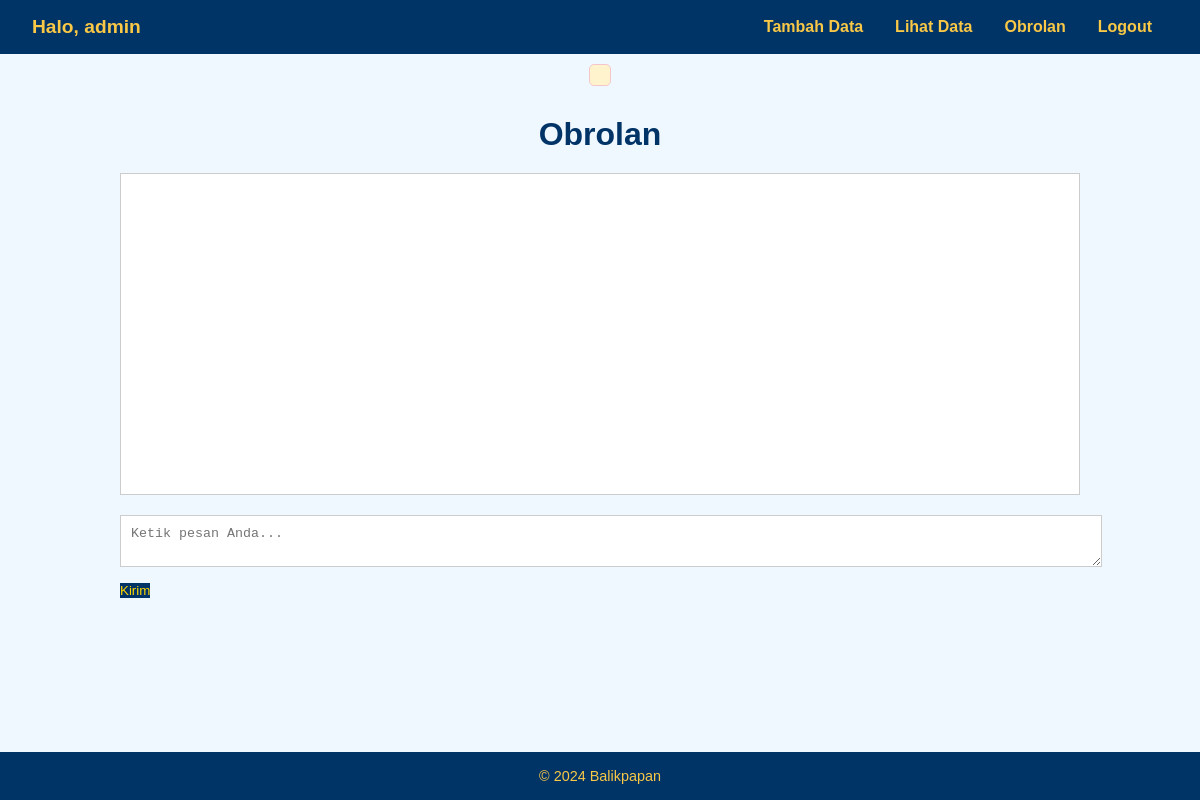
/chat (signed in), run on an earlier commit of the app's database.
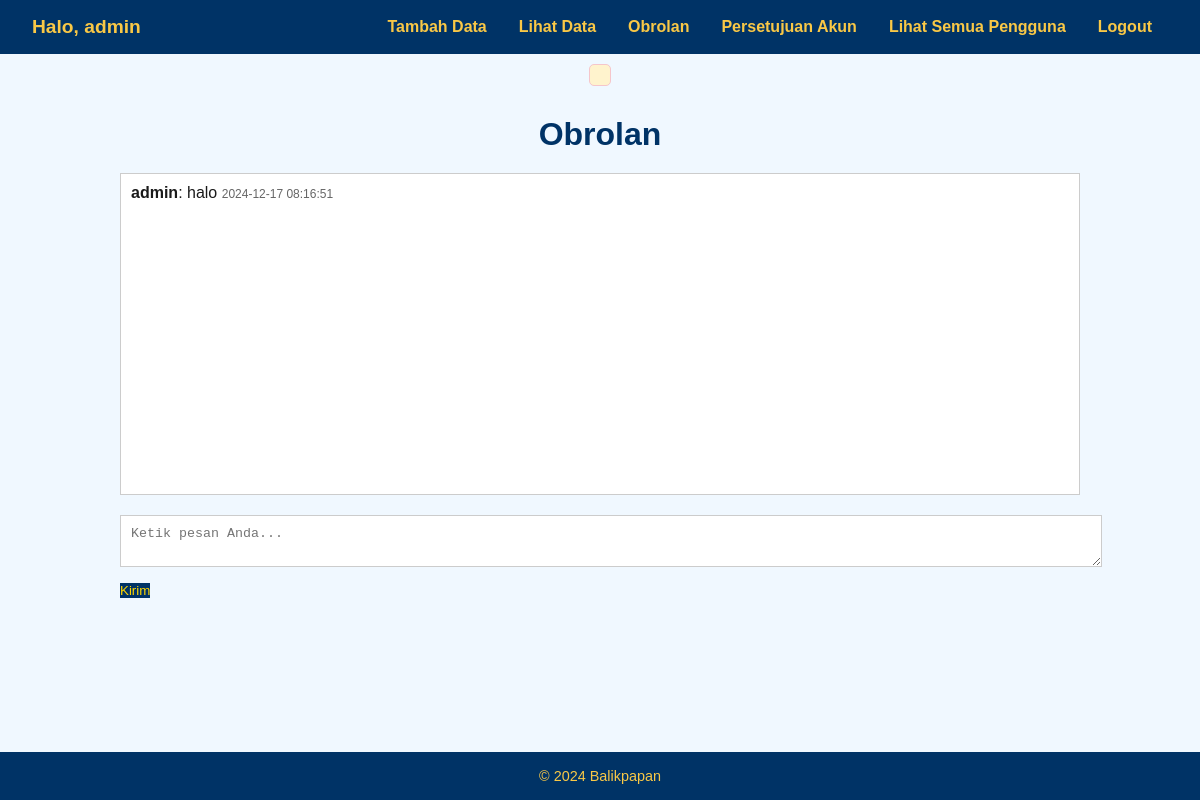
And on a later commit of the database.
### tables this page shows
CREATE TABLE obrolan (
        id INTEGER PRIMARY KEY AUTOINCREMENT,
        username TEXT NOT NULL,
        message TEXT NOT NULL,
        timestamp DATETIME DEFAULT CURRENT_TIMESTAMP
    );

### app.py (the view)
@app.route('/chat', methods=['GET', 'POST'])
def chat():
    if 'username' not in session:
        return redirect('/login')
    conn = sqlite3.connect("billing_system.db")
    cursor = conn.cursor()
    if request.method == 'POST':
        message = request.form['message'].strip()
        if message:
            cursor.execute("INSERT INTO obrolan (username, message) VALUES (?, ?)", (session['username'], message))
            conn.commit()
    cursor.execute("SELECT username, message, timestamp FROM obrolan ORDER BY timestamp ASC")
    chat_history = cursor.fetchall()
    conn.close()
    return render_template("chat.html", chat_history=chat_history)

### templates/chat.html (shortened to what this page needs)
<!DOCTYPE html>
<html lang="id">
<head>
</head>
<body>
    {% extends "base.html" %}
{% block content %}
    <h1>Obrolan</h1>
    <div class="chat-container">
        <div class="chat-box">
            {% for chat in chat_history %}
                <div class="chat-message">
                    <strong>{{ chat[0] }}</strong>: {{ chat[1] }}
                    <span class="timestamp">{{ chat[2] }}</span>
                </div>
            {% endfor %}
        </div>
        <form method="POST">
            <textarea name="message" placeholder="Ketik pesan Anda..." required></textarea>
            <button type="submit">Kirim</button>
        </form>
    </div>
    {% endblock %}

### templates/base.html (shortened to what this page needs)
<!DOCTYPE html>
<html lang="en">
<head>
    <link rel="stylesheet" href="{{ url_for('static', filename='css/all.css') }}">
</head>
<body>
    <nav>
        <div>
            {% if session['username'] %}
                <span>Halo, {{ session['username'] }}</span>
            {% endif %}
        </div>
        <div>
            <a href="/form">Tambah Data</a>
            <a href="/report">Lihat Data</a>
            <a href="/chat">Obrolan</a>
            {% if session['role'] == 'admin' %}
                <a href="/admin_requests">Persetujuan Akun</a>
                <a href="/view_users">Lihat Semua Pengguna</a>
            {% endif %}
            <a href="/logout">Logout</a>
        </div>
    </nav>
    <div class="flash-messages">
    </div>
    {% block content %}{% endblock %}
    <footer>
        <p>&copy; 2024 Balikpapan</p>
    </footer>
</body>
</html>

### static/css/all.css (style rules this page uses)
body, h2, p, a, input, button, form, nav { margin: 0; padding: 0; box-sizing: border-box; font-family: Arial, sans-serif; }
body { background-color: #f0f8ff; color: #1a1a1a; display: flex; flex-direction: column; min-height: 100vh; }
nav { background-color: #003366; color: white; display: flex; justify-content: space-between; align-items: center; padding: 1rem 2rem; }
nav div { display: flex; align-items: center; }
nav span { color: #f9c846; font-size: 1.2rem; font-weight: bold; margin-right: 2rem; }
nav a { color: #f9c846; text-decoration: none; margin: 0 1rem; font-weight: bold; transition: color 0.3s ease; font-size: 1rem; }
footer { background-color: #003366; color: #f9c846; text-align: center; padding: 1rem; margin-top: auto; font-size: 0.9rem; }

### templates/chat.html (style rules this page uses)
body { font-family: Arial, sans-serif; margin: 0; background-color: #f4f4f4; color: #333; }
h1 { text-align: center; color: #003366; margin: 20px 0; }
.chat-container { width: 80%; margin: 0 auto; }
.chat-box { background-color: #fff; border: 1px solid #ccc; height: 300px; overflow-y: scroll; padding: 10px; margin-bottom: 20px; }
.chat-message { margin-bottom: 10px; }
.timestamp { font-size: 12px; color: #666; }
textarea { width: 100%; padding: 10px; margin-bottom: 10px; border: 1px solid #ccc; }
button { background-color: #003366; color: #FFD700; padding: 10px 20px; border: none; cursor: pointer; }

### templates/base.html (style rules this page uses)
.flash-messages { margin: 10px auto; padding: 10px; max-width: 800px; border-radius: 5px; background-color: #fff3cd; border: 1px solid #f5c6cb; }

What changed in the data, as far as the page shows it:
added obrolan: username "admin", message "halo", timestamp "2024-12-17 08:16:51"
Also different on the page:
{{ session['username'] }}: "admin" → (not shown)
text now shown: "Persetujuan Akun Lihat Semua Pengguna"
